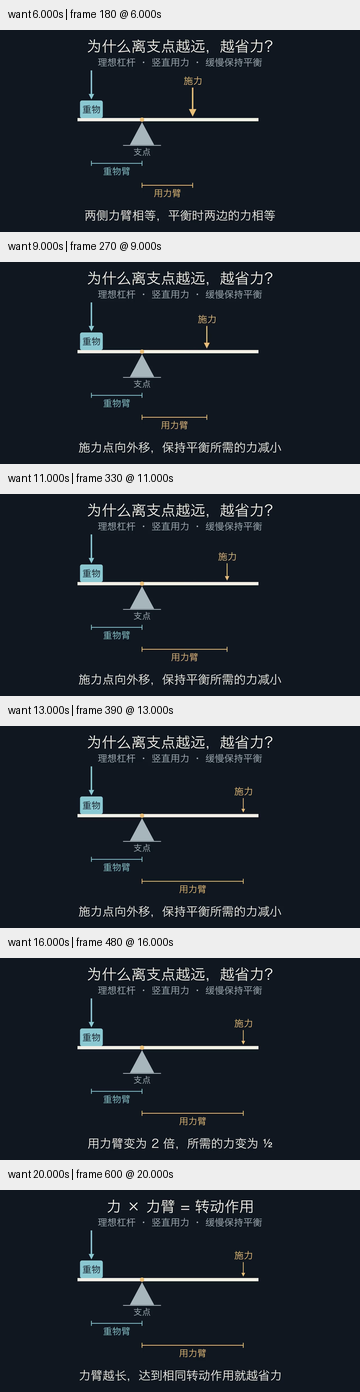

Write the Python code that produced this figure.
from manim import *
import numpy as np

BG='#101820'; INK='#F5F1E8'; DIM='#A7B5BC'; GOLD='#EABF78'; BLUE='#8CC9D3'; FONT='Hiragino Sans GB'
class Lever(Scene):
 def construct(self):
  self.camera.background_color=BG
  def text(s,size=36,color=INK): return Text(s,font=FONT,font_size=size,color=color)
  def cap(s): return text(s,34).move_to([0,-3.35,0])
  self.next_section('model')
  title=text('为什么离支点越远，越省力？',42).move_to([0,3.35,0])
  model=text('理想杠杆 · 竖直用力 · 缓慢保持平衡',27,DIM).move_to([0,2.72,0])
  self.play(FadeIn(title),run_time=.7); self.wait(.6)
  self.play(FadeIn(model),run_time=.5)
  # One model: load force W = 1, load arm a = 2, effort arm r ∈ [2,4].
  # Equilibrium W*a = F*r; the arrow length is proportional to the force.
  px=-1.5; y=.45; a=2.; W=1.; scale=1.15
  r=ValueTracker(2.)
  beam=Line([px-2.55,y,0],[px+4.6,y,0],color=INK,stroke_width=13)
  pivot=Dot([px,y,0],radius=.085,color=GOLD)
  support=Polygon([px,y-.1,0],[px-.48,y-1.0,0],[px+.48,y-1.0,0],fill_color=DIM,fill_opacity=1,stroke_width=0)
  base=Line([px-.75,y-1.02,0],[px+.75,y-1.02,0],color=DIM,stroke_width=3)
  pivot_label=text('支点',25,DIM).next_to(base,DOWN,buff=.1)
  load=RoundedRectangle(width=.9,height=.7,corner_radius=.08,fill_color=BLUE,fill_opacity=1,stroke_width=0).move_to([px-a,y+.41,0])
  load_label=text('重物',26,BG).move_to(load)
  weight=Arrow([px-a,y+.8+scale,0],[px-a,y+.8,0],buff=0,color=BLUE,stroke_width=7,max_tip_length_to_length_ratio=.19)
  def effort():
   length=scale*W*a/r.get_value(); x=px+r.get_value()
   return Arrow([x,y+.12+length,0],[x,y+.12,0],buff=0,color=GOLD,stroke_width=7,max_tip_length_to_length_ratio=.26)
  effort_arrow=always_redraw(effort)
  effort_label=always_redraw(lambda:text('施力',27,GOLD).next_to(effort_arrow,UP,buff=.1))
  self.play(Create(beam),FadeIn(support),Create(base),FadeIn(pivot),FadeIn(pivot_label),FadeIn(load),FadeIn(load_label),run_time=1.1)
  c=cap('两侧力臂相等，平衡时两边的力相等')
  self.play(GrowArrow(weight),FadeIn(effort_arrow),FadeIn(effort_label),FadeIn(c),run_time=.8)
  # Separate dimension channels, below the support, with endpoints tied to model geometry.
  y1=-1.28; y2=-2.15
  def dim(x0,x1,yy,color):
   return VGroup(Line([x0,yy,0],[x1,yy,0],color=color,stroke_width=3),Line([x0,yy-.1,0],[x0,yy+.1,0],color=color,stroke_width=3),Line([x1,yy-.1,0],[x1,yy+.1,0],color=color,stroke_width=3))
  # The left dimension is kept left of the pivot; labels sit in their own row.
  leftdim=dim(px-a,px,y1,BLUE)
  leftlabel=text('重物臂',26,BLUE).move_to([px-a/2,y1-.31,0])
  rightdim=always_redraw(lambda:dim(px,px+r.get_value(),y2,GOLD))
  rightlabel=always_redraw(lambda:text('用力臂',26,GOLD).move_to([px+r.get_value()/2,y2-.31,0]))
  self.play(Create(leftdim),FadeIn(leftlabel),FadeIn(rightdim),FadeIn(rightlabel),run_time=.7); self.wait(2)
  self.next_section('move_and_balance')
  self.play(FadeOut(c),run_time=.3)
  c=cap('施力点向外移，保持平衡所需的力减小')
  self.play(FadeIn(c),run_time=.4)
  self.wait(.5)
  self.play(r.animate.set_value(4),run_time=5,rate_func=linear)
  self.wait(1)
  self.next_section('comparison')
  self.play(FadeOut(c),run_time=.3)
  c=cap('用力臂变为 2 倍，所需的力变为 ½')
  self.play(FadeIn(c),run_time=.5); self.wait(2.3)
  self.next_section('conclusion')
  self.play(FadeOut(title),FadeOut(c),run_time=.4)
  conclusion=text('力 × 力臂 = 转动作用',42).move_to([0,3.35,0])
  c=cap('力臂越长，达到相同转动作用就越省力')
  self.play(FadeIn(conclusion),FadeIn(c),run_time=.6); self.wait(3)
